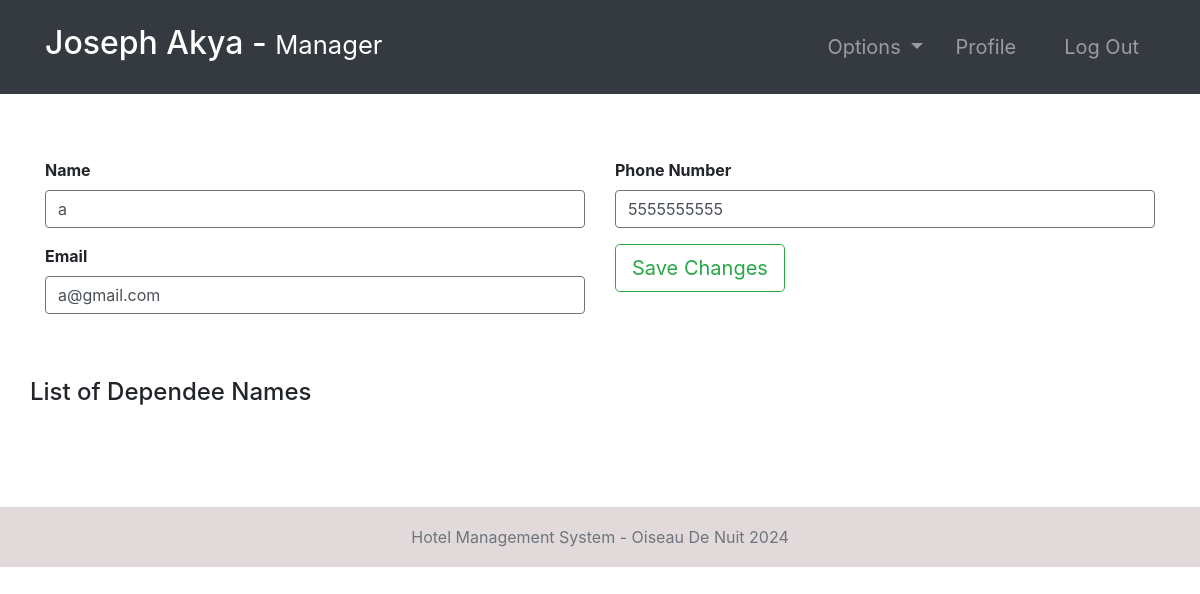
Page /guest-edit/2 (signed in) on the committed database.
### accounts/models.py (models this page shows, shortened)
class Guest(models.Model):
    user = models.OneToOneField(User, null=True, on_delete=models.CASCADE)
    phoneNumber = PhoneNumberField(unique=True)

### accounts/views.py (the view)
# urls.py: path('guest-edit/<str:pk>', guest_edit, name="guest-edit"),
@ login_required(login_url='login')
def guest_edit(request, pk):
    role = str(request.user.groups.all()[0])
    path = role + "/"
    tempuser = User.objects.get(id=pk)
    guest = Guest.objects.get(user=tempuser)
    form1 = editGuest(instance=guest)
    form2 = editUser(instance=tempuser)
    context = {
        "role": role,
        "guest": guest,
        "form1": form1,
        "form2": form2,
        "user": tempuser,
    }
    if request.method == "POST":
        form1 = editGuest(request.POST, instance=guest)
        form2 = editUser(request.POST, instance=tempuser)
        if form1.is_valid and form2.is_valid:
            form1.save()
            form2.save()
    return render(request, path + "guest-edit.html", context)

### accounts/forms.py
class editGuest(ModelForm):
    class Meta:
        model = Guest
        fields = ["phoneNumber"]

class editUser(ModelForm):
    class Meta:
        model = User
        fields = ["first_name", "last_name", "email"]

### templates/manager/guest-edit.html
{% extends '../index.html' %}
{% block context %}
{% include '../common_pages/guest-edit.html' %}
{% endblock %}

### templates/incs/nav.html (shortened to what this page needs)
<nav class="navbar navbar-dark bg-dark navbar-expand-lg py-3 " role="navigation">
    <div class="container">
        <a href="" class="navbar-brand">
            <h2 class="text-capitalize">
                {{ request.user.first_name }} {{ request.user.last_name }} -
                <small>
                    {{ role }}
                </small>
            </h2>
        </a>
        <div class="collapse navbar-collapse" id="navbarTags">
            <ul class="navbar-nav ml-auto">
                <li class="nav-item dropdown p-2">
                    <a class="nav-link dropdown-toggle" href="#" id="navbarDropdown" role="button"
                        data-toggle="dropdown" aria-haspopup="true" aria-expanded="false">
                        Options
                    </a>
                </li>
                <li class="nav-item mr-3 p-2">
                    {% if role == 'staff' or role == 'receptionist' or role == 'admin' or role == 'manager' %}
                    <a href="{% url 'employee-profile' user.id %}" class="nav-link">Profile</a>
                    {% endif %}
                </li>
                <li class="nav-item p-2 ">
                    <a href="{% url 'logout' %}" class="nav-link">Log Out</a>
                </li>
            </ul>
        </div>
    </div>
</nav>

### templates/common_pages/guest-edit.html (shortened to what this page needs)
<div class="container">
    <form action="" method="POST">
        <div class="row mt-5">
            <div class="col-6">
                <div class="form-group pt-3">
                    <label for="item-type"><b>Name</b></label>
                    <input type="text" class="form-control border border-secondary" id="id_first_name" name="first_name"
                        value="{{guest.user.first_name}}">
                </div>
                <div class="form-group">
                    <label for="item-quantity"><b>Email</b></label>
                    <input type="int" class="form-control border border-secondary" name="email" id="id_email"
                        value="{{guest.user.email}}">
                </div>
            </div>
            <div class="col-6">
                <div class="form-group pt-3">
                    <label for="item-type"><b>Phone Number</b></label>
                    <input type="text" class="form-control border border-secondary" name="phoneNumber"
                        id="id_phoneNumber" value="{{guest.phoneNumber}}">
                </div>
                <button type="submit" class="btn btn-outline-success btn-lg">Save Changes</button>
            </div>
        </div>
    </form>
    <br><br>
    <div class="row ml-2s">
        <ul class="list-group">
            <h4>List of Dependee Names</h4>
        </ul>
    </div>
    <br>
    <div class="py-3">
    </div>
</div>

### static/css/main.css (style rules this page uses)
* { margin: 0; padding: 0; -webkit-font-smoothing: antialiased; }
body { position: relative; }
nav .nav-item { font-size: 20px; }

### rows in the picture
Guest: first_name "a", email "a@gmail.com", phoneNumber "5555555555"

### other values in the picture
{{ request.user.first_name }} "Joseph"
{{ request.user.last_name }} "Akya"
{{ role }} "Manager"
